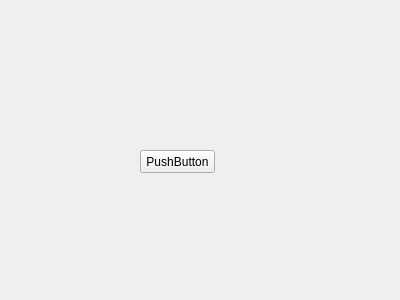
<?xml version="1.0" encoding="UTF-8"?>
<ui version="4.0">
 <class>ParentChildWidget</class>
 <widget class="QWidget" name="ParentChildWidget">
  <property name="geometry">
   <rect>
    <x>0</x>
    <y>0</y>
    <width>400</width>
    <height>300</height>
   </rect>
  </property>
  <property name="windowTitle">
   <string>ParentChildWidget</string>
  </property>
  <widget class="QPushButton" name="pushButton">
   <property name="geometry">
    <rect>
     <x>140</x>
     <y>150</y>
     <width>75</width>
     <height>23</height>
    </rect>
   </property>
   <property name="text">
    <string>PushButton</string>
   </property>
  </widget>
 </widget>
 <layoutdefault spacing="6" margin="11"/>
 <resources/>
 <connections/>
</ui>
